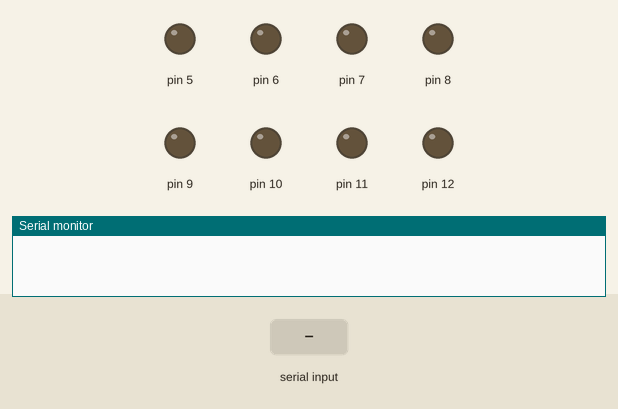
Simulated run of this sketch. Board: Arduino Uno, built with avr-gcc and run on an emulated ATmega328P. Shown: output pins drawn as LEDs (lit = HIGH), the last lines printed to the serial monitor. The inputs (shaded band) are chosen by the test bench.

Above: at 1.2 s.
1.3 s: "5\n" received over Serial
At 1.8 s:
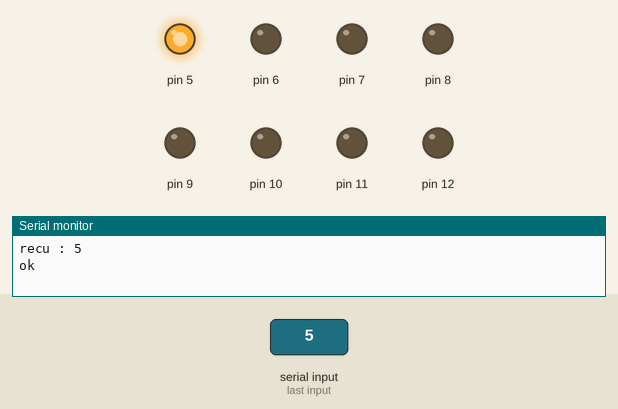
Timing chart, 0 to 4.3 s (numbered marks = the images above; inputs shaded):
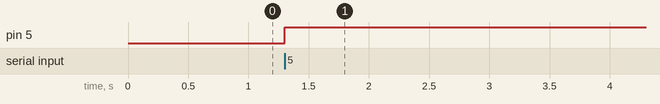

The sketch:

HS07_moniteurLED.ino
```cpp
void setup() {
  for(int i=5; i<=12; i++) {
    pinMode(i, OUTPUT);
  }
  Serial.begin(115200);
}

void loop() {
  while (Serial.available() > 0) {
    int nombre = Serial.parseInt();
    Serial.print("recu : ");
    Serial.println(nombre);
    if(nombre >= 5 && nombre <=12) {
      digitalWrite(nombre, !digitalRead(nombre));
      Serial.println("ok");
    } else if(nombre==-1) {
      for(int i=5; i<=12; i++) {
        digitalWrite(i, LOW);
      }
      Serial.println("reset");
    } else {
      Serial.println("PAS OK!");
    }
  }
}
```

Measured:
- after the input at 1.3 s, pin 5: LOW → HIGH at once
